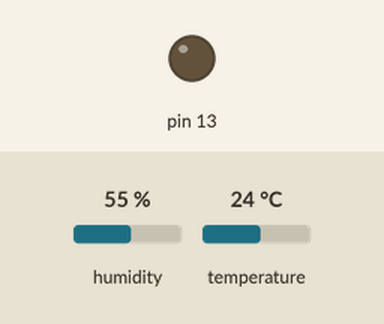
Simulated run of this sketch. Board: Arduino Uno, built with avr-gcc and run on an emulated ATmega328P. Shown: output pins drawn as LEDs (lit = HIGH). The inputs (shaded band) are chosen by the test bench; at power-on: humidity 55 %, temperature 24 °C. What the sketch prints to the serial monitor is not drawn.

Above: at 1.2 s.
At 3.2 s:
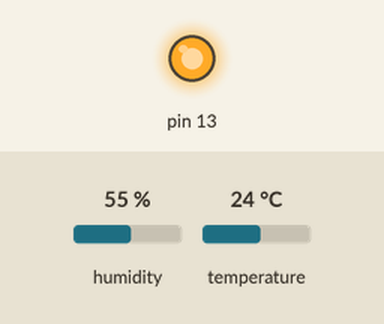
Timing chart, 0 to 5.2 s (numbered marks = the images above):
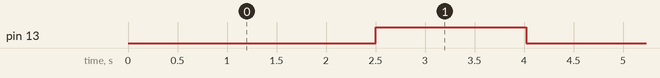

Measured:
- by itself, pin 13: alternates HIGH for 1.5 s and LOW for 2.5 s

The sketch:

TEMPERATURA_Y_HUMEDAD.ino
```cpp
/*
 * Programa de prueba de la placa del sensor de humedad y temperatura
 *
 */

  // Incluimos librería
  #include <DHT.h>

  // Definimos el pin digital donde se conecta el sensor
  #define DHTPIN 10

  // Dependiendo del tipo de sensor hay varios tipos DHT11 y DHT22
  #define DHTTYPE DHT11

  // Inicializamos el sensor DHT11
  DHT dht(DHTPIN, DHTTYPE);

void setup() {
  // put your setup code here, to run once:
  // Inicializamos comunicación serie
  Serial.begin(9600);

  // Comenzamos el sensor DHT
  dht.begin();
  pinMode(13, OUTPUT);
  digitalWrite(13, LOW);
}

void loop() {
  // put your main code here, to run repeatedly:
   // Esperamos 5 segundos entre medidas
  digitalWrite(13, LOW);
  delay(2500);
  digitalWrite(13, HIGH);
  delay(1500);

  // Leemos la humedad relativa
  float h = dht.readHumidity();
  // Leemos la temperatura en grados centígrados (por defecto)
  float t = dht.readTemperature();

  // Comprobamos si ha habido algún error en la lectura
  if (isnan(h) || isnan(t)) {
    Serial.println("Error obteniendo los datos del sensor DHT11");
    return;
  }
  Serial.print("Humedad: ");
  Serial.print(h);
  Serial.print(" %\t");
  Serial.print("Temperatura: ");
  Serial.print(t);
  Serial.println(" *C ");
}
```
